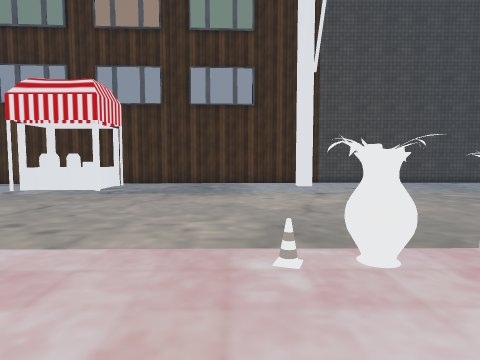
View 1 (above)

19 first-person views from a walk through a scene from a Unity 3-D project. The camera is 1.4 m above the floor, tilts 4° down and sees 75° across. The floor is counted in squares, 1 m on a side. Each view is taken from the middle of a square. On the plan, view 1 faces up. The plan holds only what a view shows up to about 14 squares ahead; the rest is blank. The place goes on beyond the plan. The player is left out. Some animated figures are left out. Some surface patterns are stand-ins.

View 2
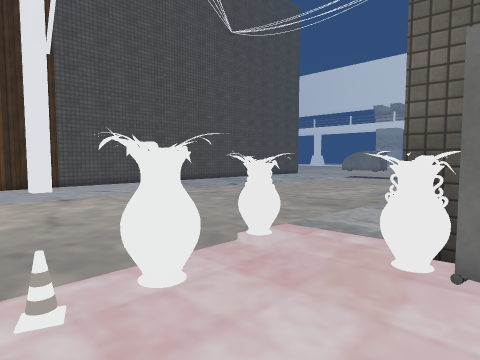

View 3
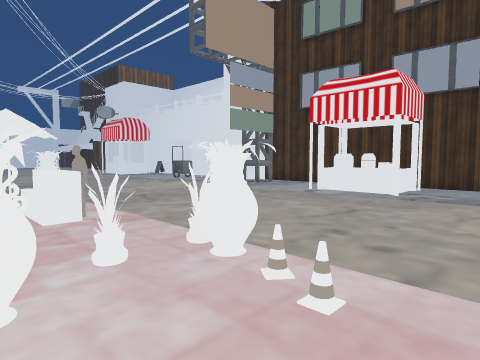

View 4
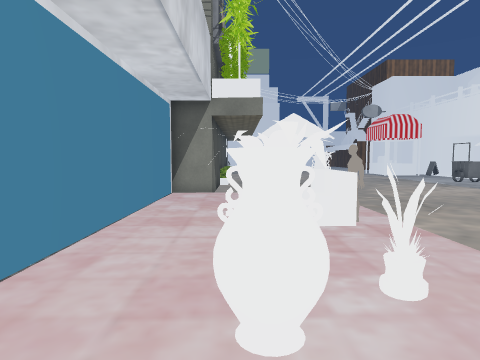

View 5
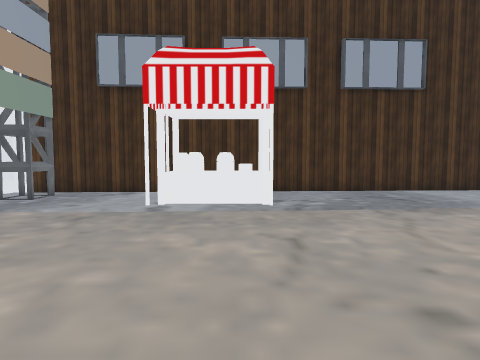

View 6
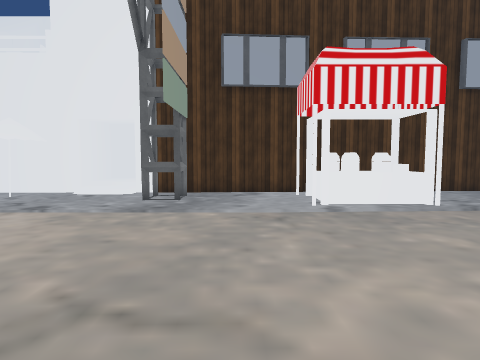

View 7
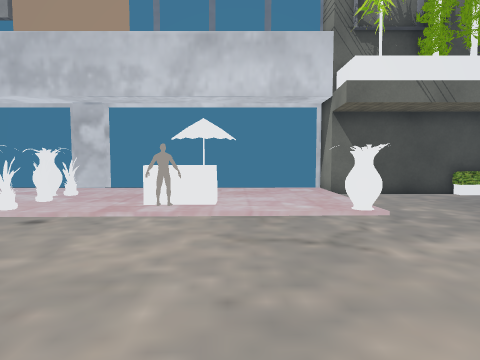

View 8
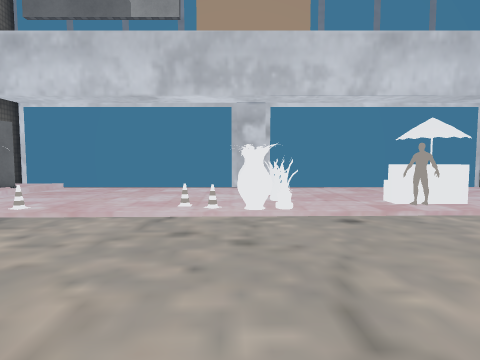

View 9
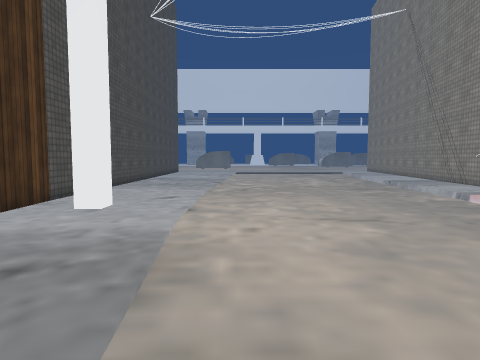

View 10
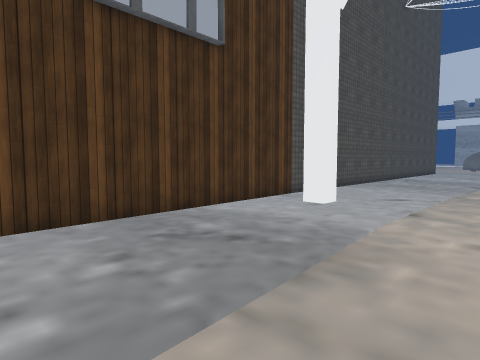

View 11
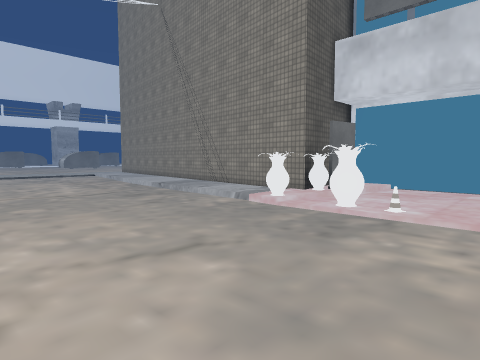

View 12
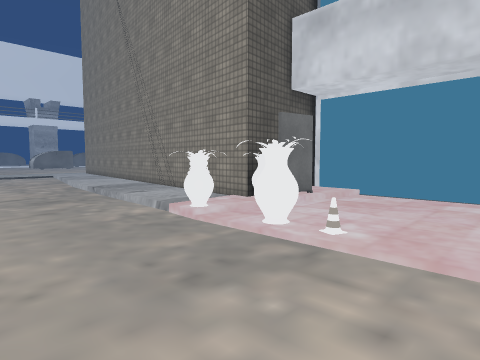

View 13
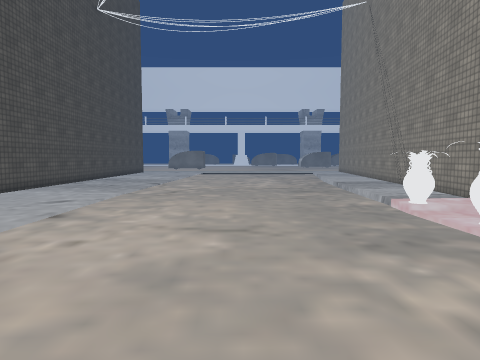

View 14
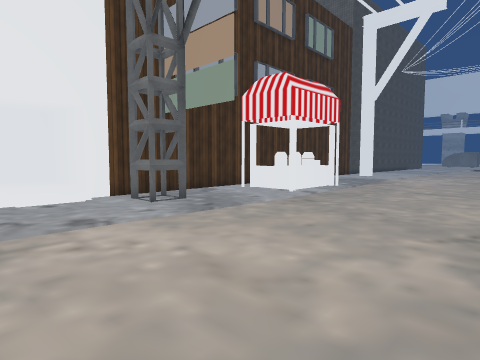

View 15
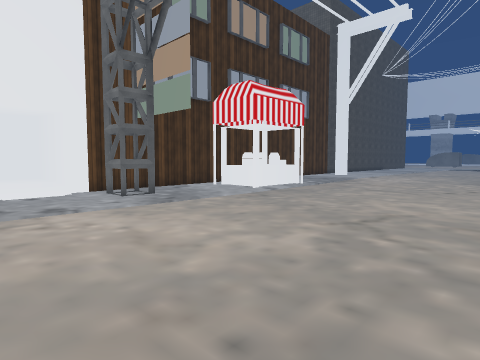

View 16
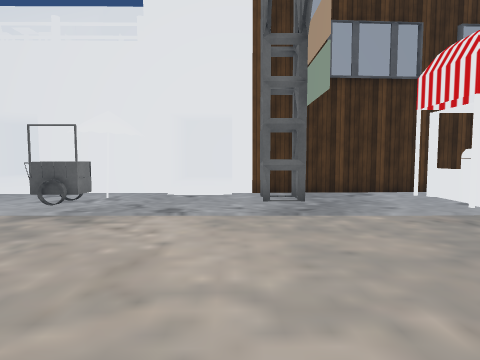

View 17
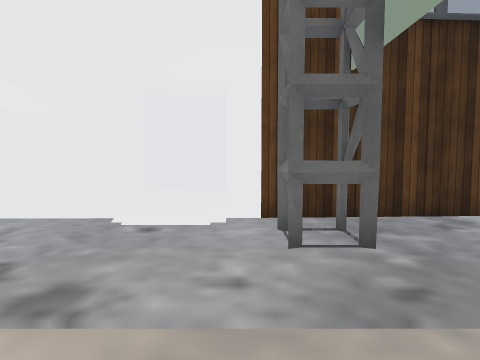

View 18
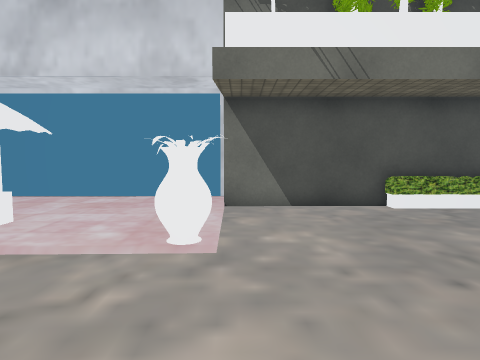

View 19
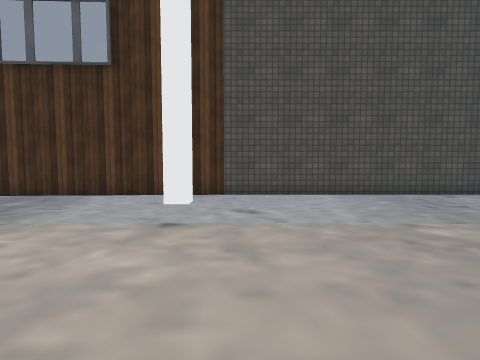

### Floor plan
Key: @ floor where view 1 was taken; # wall or solid block; x gap in a wall; . main floor; : floor 0.25 m higher than the main floor; - floor 0.25 m lower than the main floor; + floor 0.5 m higher than the main floor; / step, stairs or slope; = window, fence, low wall or low ledge; ^ raised ledge; O other object.
Columns run from 20 left of view 1 to 10 right of it. Each row starts with its distance up from view 1.
 21  ####
 20  #++#
 19  #++#
 18  #++#          ################
 17 ##//############...............
 16 .....##...##  #........#.......
 15 O....##....#^^=................
 14 ..........###^=................
 13 ...................//--------//
 12 .....................----------
 11 .....................----------
 10 .....................----------
  9 .....................----------
  8 .....................----------
  7 .....................----------
  6 ......................---------
  5  ...................////#------
  4 .....#........##O....O#x#......
  3 .........##...O.........x......
  2 .........O.....#........#######
  1 ..............##......./O#
  0 #####...............@../:#
 -1     #................../:#
 -2     ######################

Where each view was taken, in squares from view 1:
view 1: 0 up, 0 right, facing up
view 2: 1 up, 0 right, facing up-right
view 3: 1 up, 2 left, facing up-left
view 4: 1 up, 3 left, facing left
view 5: 4 up, 7 left, facing up
view 6: 4 up, 12 left, facing up
view 7: 12 up, 12 left, facing down
view 8: 12 up, 5 left, facing down
view 9: 12 up, 5 left, facing right
view 10: 11 up, 5 left, facing up-right
view 11: 12 up, 2 left, facing down-right
view 12: 9 up, 2 left, facing down-right
view 13: 9 up, 4 left, facing right
view 14: 6 up, 20 left, facing up-right
view 15: 4 up, 20 left, facing up-right
view 16: 5 up, 16 left, facing up
view 17: 10 up, 16 left, facing up
view 18: 9 up, 16 left, facing down
view 19: 7 up, 5 right, facing up
